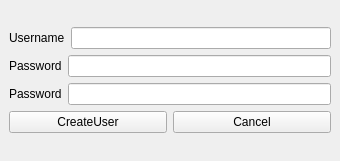
<?xml version="1.0" encoding="UTF-8"?>
<ui version="4.0">
 <class>SignUpWindow</class>
 <widget class="QMainWindow" name="SignUpWindow">
  <property name="geometry">
   <rect>
    <x>0</x>
    <y>0</y>
    <width>340</width>
    <height>161</height>
   </rect>
  </property>
  <property name="windowTitle">
   <string>MainWindow</string>
  </property>
  <widget class="QWidget" name="centralwidget">
   <layout class="QVBoxLayout" name="verticalLayout_3">
    <item>
     <layout class="QVBoxLayout" name="verticalLayout_2">
      <item>
       <layout class="QVBoxLayout" name="verticalLayout">
        <item>
         <layout class="QHBoxLayout" name="horizontalLayout_3">
          <item>
           <widget class="QLabel" name="label">
            <property name="text">
             <string>Username</string>
            </property>
           </widget>
          </item>
          <item>
           <widget class="QLineEdit" name="lineEditUsername"/>
          </item>
         </layout>
        </item>
        <item>
         <layout class="QHBoxLayout" name="horizontalLayout_2">
          <item>
           <widget class="QLabel" name="label_2">
            <property name="text">
             <string>Password</string>
            </property>
           </widget>
          </item>
          <item>
           <widget class="QLineEdit" name="lineEditPassword"/>
          </item>
         </layout>
        </item>
        <item>
         <layout class="QHBoxLayout" name="horizontalLayout">
          <item>
           <widget class="QLabel" name="label_3">
            <property name="text">
             <string>Password</string>
            </property>
           </widget>
          </item>
          <item>
           <widget class="QLineEdit" name="lineEditPassword2"/>
          </item>
         </layout>
        </item>
       </layout>
      </item>
      <item>
       <layout class="QHBoxLayout" name="horizontalLayout_4">
        <item>
         <widget class="QPushButton" name="buttonCreateUser">
          <property name="text">
           <string>CreateUser</string>
          </property>
         </widget>
        </item>
        <item>
         <widget class="QPushButton" name="buttonCancel">
          <property name="text">
           <string>Cancel</string>
          </property>
         </widget>
        </item>
       </layout>
      </item>
     </layout>
    </item>
   </layout>
  </widget>
 </widget>
 <resources/>
 <connections/>
</ui>
